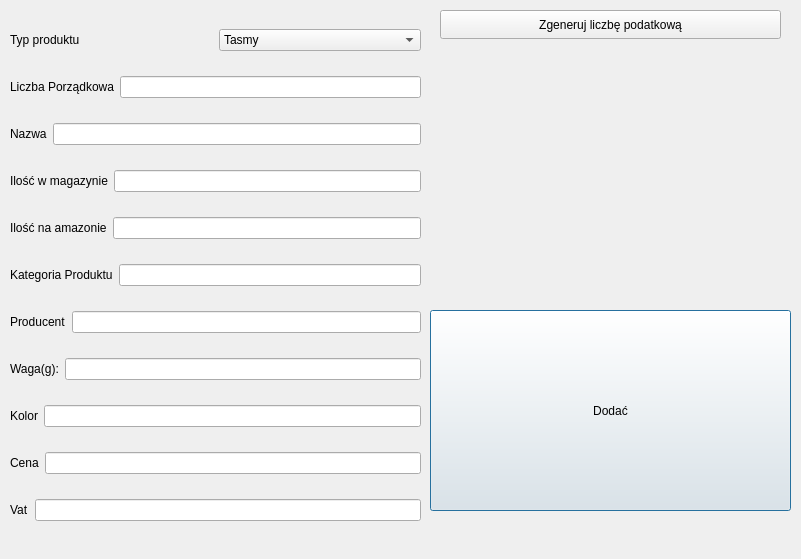
<?xml version="1.0" encoding="UTF-8"?>
<ui version="4.0">
 <class>DodanieNowegoProduktu</class>
 <widget class="QDialog" name="DodanieNowegoProduktu">
  <property name="geometry">
   <rect>
    <x>0</x>
    <y>0</y>
    <width>801</width>
    <height>559</height>
   </rect>
  </property>
  <property name="windowTitle">
   <string>Dialog</string>
  </property>
  <widget class="QWidget" name="layoutWidget">
   <property name="geometry">
    <rect>
     <x>10</x>
     <y>10</y>
     <width>411</width>
     <height>531</height>
    </rect>
   </property>
   <layout class="QVBoxLayout" name="verticalLayout">
    <item>
     <layout class="QHBoxLayout" name="horizontalLayout">
      <item>
       <widget class="QLabel" name="labelTyp">
        <property name="text">
         <string>Typ produktu</string>
        </property>
       </widget>
      </item>
      <item>
       <widget class="QComboBox" name="TypProduktu">
        <item>
         <property name="text">
          <string>Tasmy</string>
         </property>
        </item>
        <item>
         <property name="text">
          <string>Bluzy</string>
         </property>
        </item>
        <item>
         <property name="text">
          <string>HDD</string>
         </property>
        </item>
        <item>
         <property name="text">
          <string>Kolanki</string>
         </property>
        </item>
        <item>
         <property name="text">
          <string>Sluchawki</string>
         </property>
        </item>
        <item>
         <property name="text">
          <string>Koszulki</string>
         </property>
        </item>
        <item>
         <property name="text">
          <string>Reczniki</string>
         </property>
        </item>
        <item>
         <property name="text">
          <string>SSD</string>
         </property>
        </item>
        <item>
         <property name="text">
          <string>Inne</string>
         </property>
        </item>
       </widget>
      </item>
     </layout>
    </item>
    <item>
     <layout class="QHBoxLayout" name="horizontalLayout_2">
      <item>
       <widget class="QLabel" name="labelLP">
        <property name="text">
         <string>Liczba Porządkowa</string>
        </property>
       </widget>
      </item>
      <item>
       <widget class="QLineEdit" name="EditLP"/>
      </item>
     </layout>
    </item>
    <item>
     <layout class="QHBoxLayout" name="horizontalLayout_3">
      <item>
       <widget class="QLabel" name="labelNazwa">
        <property name="text">
         <string>Nazwa</string>
        </property>
       </widget>
      </item>
      <item>
       <widget class="QLineEdit" name="EditNazwa"/>
      </item>
     </layout>
    </item>
    <item>
     <layout class="QHBoxLayout" name="horizontalLayout_4">
      <item>
       <widget class="QLabel" name="labelDostepnaIlosc">
        <property name="text">
         <string>Ilość w magazynie</string>
        </property>
       </widget>
      </item>
      <item>
       <widget class="QLineEdit" name="lineEditDostepnaIlosc"/>
      </item>
     </layout>
    </item>
    <item>
     <layout class="QHBoxLayout" name="horizontalLayout_5">
      <item>
       <widget class="QLabel" name="labelIloscnaamazonie">
        <property name="text">
         <string>Ilość na amazonie</string>
        </property>
       </widget>
      </item>
      <item>
       <widget class="QLineEdit" name="lineEditIloscnaamazonie"/>
      </item>
     </layout>
    </item>
    <item>
     <layout class="QHBoxLayout" name="horizontalLayout_6">
      <item>
       <widget class="QLabel" name="labelKategoria">
        <property name="text">
         <string>Kategoria Produktu</string>
        </property>
       </widget>
      </item>
      <item>
       <widget class="QLineEdit" name="lineEditKategoria"/>
      </item>
     </layout>
    </item>
    <item>
     <layout class="QHBoxLayout" name="horizontalLayout_7">
      <item>
       <widget class="QLabel" name="labelProducent">
        <property name="text">
         <string>Producent</string>
        </property>
       </widget>
      </item>
      <item>
       <widget class="QLineEdit" name="lineEditProducent"/>
      </item>
     </layout>
    </item>
    <item>
     <layout class="QHBoxLayout" name="horizontalLayout_8">
      <item>
       <widget class="QLabel" name="labelWaga">
        <property name="text">
         <string>Waga(g):</string>
        </property>
       </widget>
      </item>
      <item>
       <widget class="QLineEdit" name="lineEditWaga"/>
      </item>
     </layout>
    </item>
    <item>
     <layout class="QHBoxLayout" name="horizontalLayout_9">
      <item>
       <widget class="QLabel" name="labelKolor">
        <property name="text">
         <string>Kolor</string>
        </property>
       </widget>
      </item>
      <item>
       <widget class="QLineEdit" name="lineEditKolor">
        <property name="text">
         <string/>
        </property>
       </widget>
      </item>
     </layout>
    </item>
    <item>
     <layout class="QHBoxLayout" name="horizontalLayout_10">
      <item>
       <widget class="QLabel" name="labelCena">
        <property name="text">
         <string>Cena</string>
        </property>
       </widget>
      </item>
      <item>
       <widget class="QLineEdit" name="lineEditCena"/>
      </item>
     </layout>
    </item>
    <item>
     <layout class="QHBoxLayout" name="horizontalLayout_11">
      <item>
       <widget class="QLabel" name="labelVat">
        <property name="text">
         <string>Vat</string>
        </property>
       </widget>
      </item>
      <item>
       <widget class="QLineEdit" name="lineEditVat"/>
      </item>
     </layout>
    </item>
   </layout>
  </widget>
  <widget class="QWidget" name="formLayoutWidget">
   <property name="geometry">
    <rect>
     <x>430</x>
     <y>40</y>
     <width>361</width>
     <height>261</height>
    </rect>
   </property>
   <layout class="QFormLayout" name="formLayout"/>
  </widget>
  <widget class="QPushButton" name="pushButton">
   <property name="geometry">
    <rect>
     <x>430</x>
     <y>310</y>
     <width>361</width>
     <height>201</height>
    </rect>
   </property>
   <property name="text">
    <string>Dodać</string>
   </property>
  </widget>
  <widget class="QPushButton" name="ZgenerujLP">
   <property name="geometry">
    <rect>
     <x>440</x>
     <y>10</y>
     <width>341</width>
     <height>29</height>
    </rect>
   </property>
   <property name="text">
    <string>Zgeneruj liczbę podatkową</string>
   </property>
  </widget>
 </widget>
 <resources/>
 <connections/>
</ui>
